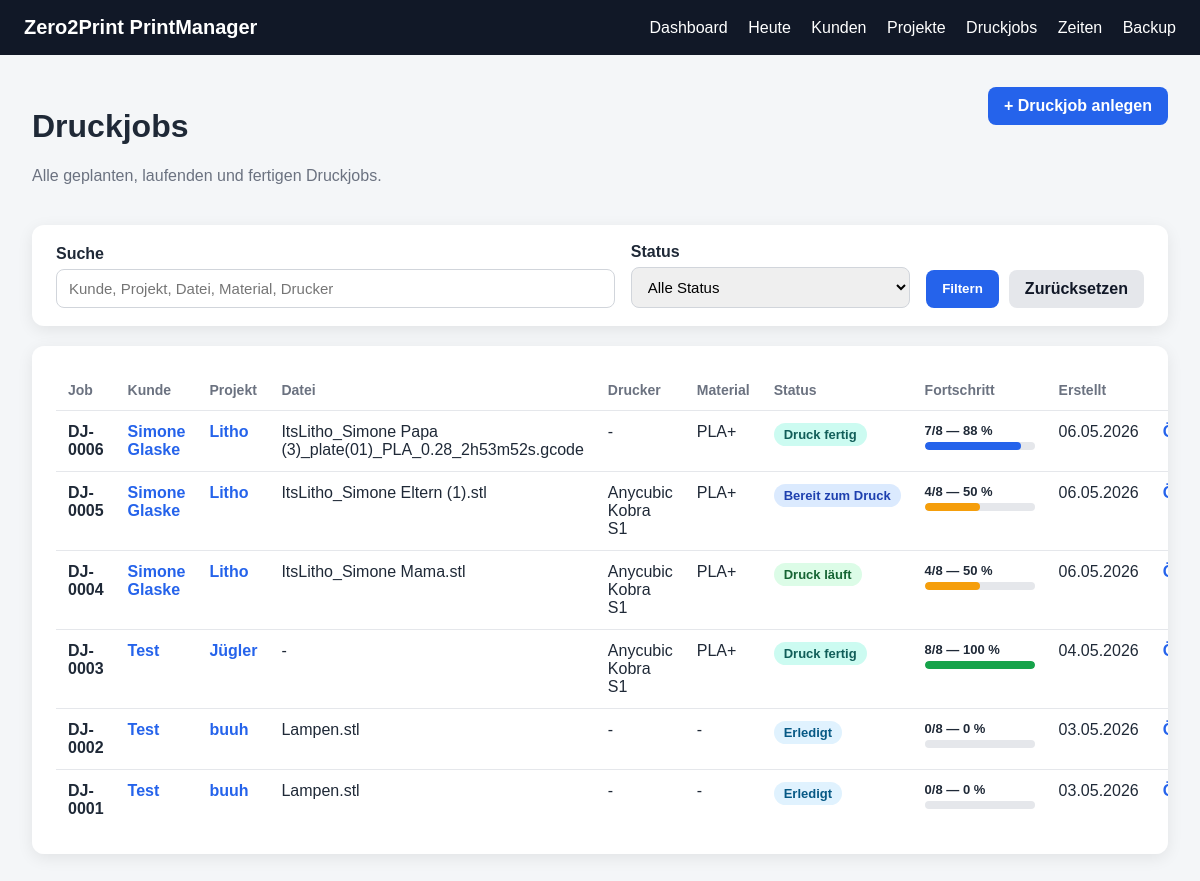
Page /jobs on the committed database.
### app/models.py (models this page shows)
class PrintJob(Base):
    __tablename__ = "print_jobs"
    id = Column(Integer, primary_key=True, index=True)
    project_id = Column(Integer, ForeignKey("projects.id"), nullable=False)
    file_id = Column(Integer, ForeignKey("project_files.id"), nullable=True)
    printer_name = Column(String, nullable=True)
    material = Column(String, nullable=True)
    color = Column(String, nullable=True)
    planned_print_time = Column(String, nullable=True)
    planned_weight_grams = Column(Integer, nullable=True)
    status = Column(String, default="Bereit zum Druck")
    notes = Column(Text, nullable=True)
    created_at = Column(DateTime, default=datetime.utcnow)
    project = relationship("Project", back_populates="print_jobs")
    file = relationship("ProjectFile", back_populates="print_jobs")
    time_entries = relationship(
        "TimeEntry",
        back_populates="print_job"
    )
    checklist = relationship(
        "PrintJobChecklist",
        back_populates="print_job",
        uselist=False,
        cascade="all, delete-orphan"
    )

class Customer(Base):
    __tablename__ = "customers"
    id = Column(Integer, primary_key=True, index=True)
    name = Column(String, nullable=False)
    email = Column(String, nullable=True)
    phone = Column(String, nullable=True)
    note = Column(Text, nullable=True)
    created_at = Column(DateTime, default=datetime.utcnow)
    projects = relationship(
        "Project",
        back_populates="customer",
        cascade="all, delete-orphan"
    )

class Project(Base):
    __tablename__ = "projects"
    id = Column(Integer, primary_key=True, index=True)
    customer_id = Column(Integer, ForeignKey("customers.id"), nullable=False)
    name = Column(String, nullable=False)
    description = Column(Text, nullable=True)
    status = Column(String, default="Anfrage")
    deadline = Column(String, nullable=True)
    note = Column(Text, nullable=True)
    created_at = Column(DateTime, default=datetime.utcnow)
    customer = relationship("Customer", back_populates="projects")
    files = relationship(
        "ProjectFile",
        back_populates="project",
        cascade="all, delete-orphan"
    )
    print_jobs = relationship(
        "PrintJob",
        back_populates="project",
        cascade="all, delete-orphan"
    )
    time_entries = relationship(
        "TimeEntry",
        back_populates="project",
        cascade="all, delete-orphan"
    )

class ProjectFile(Base):
    __tablename__ = "project_files"
    id = Column(Integer, primary_key=True, index=True)
    project_id = Column(Integer, ForeignKey("projects.id"), nullable=False)
    original_filename = Column(String, nullable=False)
    stored_filename = Column(String, nullable=False)
    file_path = Column(String, nullable=False)
    file_type = Column(String, nullable=True)
    version = Column(String, nullable=True)
    note = Column(Text, nullable=True)
    uploaded_at = Column(DateTime, default=datetime.utcnow)
    project = relationship("Project", back_populates="files")
    print_jobs = relationship(
        "PrintJob",
        back_populates="file"
    )

class PrintJobChecklist(Base):
    __tablename__ = "print_job_checklists"
    id = Column(Integer, primary_key=True, index=True)
    print_job_id = Column(Integer, ForeignKey("print_jobs.id"), nullable=False, unique=True)
    file_checked = Column(Boolean, default=False)
    slicer_checked = Column(Boolean, default=False)
    material_ready = Column(Boolean, default=False)
    bed_cleaned = Column(Boolean, default=False)
    first_layer_checked = Column(Boolean, default=False)
    print_finished_checked = Column(Boolean, default=False)
    post_processing_done = Column(Boolean, default=False)
    packed = Column(Boolean, default=False)
    updated_at = Column(DateTime, default=datetime.utcnow)
    print_job = relationship("PrintJob", back_populates="checklist")

### app/routes/print_jobs.py (the view)
@router.get("")
def print_jobs_index(
    request: Request,
    q: str = Query(default=""),
    status: str = Query(default=""),
    db: Session = Depends(get_db)
):
    query = (
        db.query(PrintJob)
        .join(Project)
        .join(Customer)
    )
    search = q.strip()
    selected_status = status.strip()
    if search:
        query = query.outerjoin(ProjectFile, PrintJob.file_id == ProjectFile.id)
        query = query.filter(
            or_(
                Project.name.ilike(f"%{search}%"),
                Customer.name.ilike(f"%{search}%"),
                PrintJob.printer_name.ilike(f"%{search}%"),
                PrintJob.material.ilike(f"%{search}%"),
                PrintJob.color.ilike(f"%{search}%"),
                PrintJob.notes.ilike(f"%{search}%"),
                ProjectFile.original_filename.ilike(f"%{search}%"),
            )
        )
    if selected_status:
        query = query.filter(PrintJob.status == selected_status)
    jobs = query.order_by(PrintJob.created_at.desc()).all()
    return templates.TemplateResponse(
        request=request,
        name="print_jobs.html",
        context={
            "title": "Druckjobs",
            "jobs": jobs,
            "q": search,
            "selected_status": selected_status,
            "statuses": JOB_STATUSES
        }
    )

### app/templates/print_jobs.html (shortened to what this page needs)
{% extends "base.html" %}
{% block content %}
<div class="page-header">
    <div>
        <h1>Druckjobs</h1>
        <p class="muted">Alle geplanten, laufenden und fertigen Druckjobs.</p>
    </div>
    <a class="btn" href="/jobs/new">+ Druckjob anlegen</a>
</div>
<div class="filter-card">
    <form method="get" action="/jobs" class="filter-form">
        <div class="filter-field">
            <label for="q">Suche</label>
            <input type="text" id="q" name="q" value="{{ q or '' }}" placeholder="Kunde, Projekt, Datei, Material, Drucker">
        </div>
        <div class="filter-field">
            <label for="status">Status</label>
            <select id="status" name="status">
                <option value="">Alle Status</option>
            </select>
        </div>
        <div class="filter-actions">
            <button class="btn" type="submit">Filtern</button>
            <a class="btn-secondary" href="/jobs">Zurücksetzen</a>
        </div>
    </form>
</div>
{% if jobs %}
<div class="table-card">
    <table>
        <thead>
            <tr>
                <th>Job</th>
                <th>Kunde</th>
                <th>Projekt</th>
                <th>Datei</th>
                <th>Drucker</th>
                <th>Material</th>
                <th>Status</th>
                <th>Fortschritt</th>
                <th>Erstellt</th>
                <th></th>
            </tr>
        </thead>
        <tbody>
            {% for job in jobs %}
            <tr>
                <td><strong>DJ-{{ "%04d"|format(job.id) }}</strong></td>
                <td>
                    <a class="link-btn" href="/customers/{{ job.project.customer.id }}">
                        {{ job.project.customer.name }}
                    </a>
                </td>
                <td>
                    <a class="link-btn" href="/projects/{{ job.project.id }}">
                        {{ job.project.name }}
                    </a>
                </td>
                <td>
                    {% if job.file %}
                        {{ job.file.original_filename }}
                    {% else %}
                        -
                    {% endif %}
                </td>
                <td>{{ job.printer_name or "-" }}</td>
                <td>{{ job.material or "-" }}</td>
                <td>
                    <span class="status-pill {{ status_class(job.status) }}">
                        {{ job.status }}
                    </span>
                </td>
                <td>
                    <div class="mini-progress-text">
                        {{ checklist_done_count(job) }}/{{ checklist_total_count() }}
                        —
                        {{ checklist_progress(job) }} %
                    </div>
                    <div class="mini-progress-wrap">
                        <div class="mini-progress-bar {{ checklist_progress_class(job) }}" style="width: {{ checklist_progress(job) }}%;"></div>
                    </div>
                </td>
                <td>{{ job.created_at.strftime("%d.%m.%Y") }}</td>
                <td>
                    <a class="link-btn" href="/jobs/{{ job.id }}">Öffnen</a>
                </td>
            </tr>
            {% endfor %}
        </tbody>
    </table>
</div>
{% else %}
<div class="empty-state">
    <h2>Keine Druckjobs gefunden</h2>
    <p>Erstelle einen Druckjob oder ändere deine Filter.</p>
    <a class="btn" href="/jobs/new">Druckjob anlegen</a>
</div>
{% endif %}
{% endblock %}

### app/static/style.css (style rules this page uses)
* { box-sizing: border-box; }
body { margin: 0; font-family: Arial, sans-serif; background: #f4f6f8; color: #1f2937; }
.btn { display: inline-block; border: none; background: #2563eb; color: white; padding: 10px 16px; border-radius: 8px; cursor: pointer; font-weight: bold; margin-top: 0; text-decoration: none; font-family: inherit; }
.page-header { display: flex; justify-content: space-between; align-items: flex-start; margin-bottom: 24px; gap: 16px; }
.muted { color: #6b7280; }
.table-card, .form-card, .empty-state { background: white; border-radius: 12px; padding: 24px; box-shadow: 0 4px 16px rgba(0,0,0,0.08); overflow-x: auto; }
table { width: 100%; border-collapse: collapse; }
th { text-align: left; color: #6b7280; font-size: 14px; border-bottom: 1px solid #e5e7eb; padding: 12px; }
td { border-bottom: 1px solid #e5e7eb; padding: 12px; vertical-align: top; }
tr:last-child td { border-bottom: none; }
.link-btn { color: #2563eb; text-decoration: none; font-weight: bold; }
label { display: block; font-weight: bold; margin-bottom: 6px; }
input, textarea, select { width: 100%; padding: 10px 12px; border: 1px solid #d1d5db; border-radius: 8px; font-size: 15px; font-family: inherit; }
.btn-secondary { display: inline-block; background: #e5e7eb; color: #111827; padding: 10px 16px; border-radius: 8px; text-decoration: none; font-weight: bold; font-family: inherit; }
.filter-card { background: white; border-radius: 12px; padding: 18px 24px; box-shadow: 0 4px 16px rgba(0,0,0,0.08); margin-bottom: 20px; }
.filter-form { display: grid; grid-template-columns: 2fr 1fr auto; gap: 16px; align-items: end; }
.filter-field label { display: block; font-weight: bold; margin-bottom: 6px; }
.filter-actions { display: flex; gap: 10px; }
.status-pill { display: inline-block; padding: 4px 10px; border-radius: 999px; font-size: 13px; font-weight: bold; white-space: nowrap; }
.status-ready { background: #dbeafe; color: #1e40af; }
.status-running { background: #dcfce7; color: #166534; }
.status-done { background: #ccfbf1; color: #115e59; }
.status-finished { background: #e0f2fe; color: #075985; }
.mini-progress-wrap { width: 110px; height: 8px; background: #e5e7eb; border-radius: 999px; overflow: hidden; margin-top: 4px; }
.mini-progress-bar { height: 100%; border-radius: 999px; }
.mini-progress-text { font-weight: bold; font-size: 13px; white-space: nowrap; }
.progress-mid { background: #fef3c7; color: #92400e; }
.progress-good { background: #dbeafe; color: #1e40af; }
.progress-complete { background: #dcfce7; color: #166534; }
.progress-bar.progress-mid, .mini-progress-bar.progress-mid { background: #f59e0b; }
.progress-bar.progress-good, .mini-progress-bar.progress-good { background: #2563eb; }
.progress-bar.progress-complete, .mini-progress-bar.progress-complete { background: #16a34a; }

### rows in the picture
PrintJob: id "0006", project.customer.name "Simone Glaske", project.name "Litho", file.original_filename "ItsLitho_Simone Papa (3)_plate(01)_PLA_0.28_2h53m52s.gcode", printer_name "-", material "PLA+", status "Druck fertig", checklist_total_count "8", created_at "06.05.2026"
PrintJobChecklist: file_checked+slicer_checked+material_ready "7", file_checked+slicer_checked+material_ready "88"
PrintJob: id "0005", project.customer.name "Simone Glaske", project.name "Litho", file.original_filename "ItsLitho_Simone Eltern (1).stl", printer_name "Anycubic Kobra S1", material "PLA+", status "Bereit zum Druck", checklist_total_count "8", created_at "06.05.2026"
PrintJobChecklist: file_checked+slicer_checked+material_ready "4", file_checked+slicer_checked+material_ready "50"
PrintJob: id "0004", project.customer.name "Simone Glaske", project.name "Litho", file.original_filename "ItsLitho_Simone Mama.stl", printer_name "Anycubic Kobra S1", material "PLA+", status "Druck läuft", checklist_total_count "8", created_at "06.05.2026"
PrintJobChecklist: file_checked+slicer_checked+material_ready "4", file_checked+slicer_checked+material_ready "50"
PrintJob: id "0003", project.customer.name "Test", project.name "Jügler", printer_name "Anycubic Kobra S1", material "PLA+", status "Druck fertig", checklist_total_count "8", created_at "04.05.2026"
PrintJobChecklist: file_checked+slicer_checked+material_ready "8", file_checked+slicer_checked+material_ready "100"
PrintJob: id "0002", project.customer.name "Test", project.name "buuh", file.original_filename "Lampen.stl", printer_name "-", material "-", status "Erledigt", checklist_done_count "0", checklist_total_count "8", checklist_progress "0", created_at "03.05.2026"
PrintJob: id "0001", project.customer.name "Test", project.name "buuh", file.original_filename "Lampen.stl", printer_name "-", material "-", status "Erledigt", checklist_done_count "0", checklist_total_count "8", checklist_progress "0", created_at "03.05.2026"
